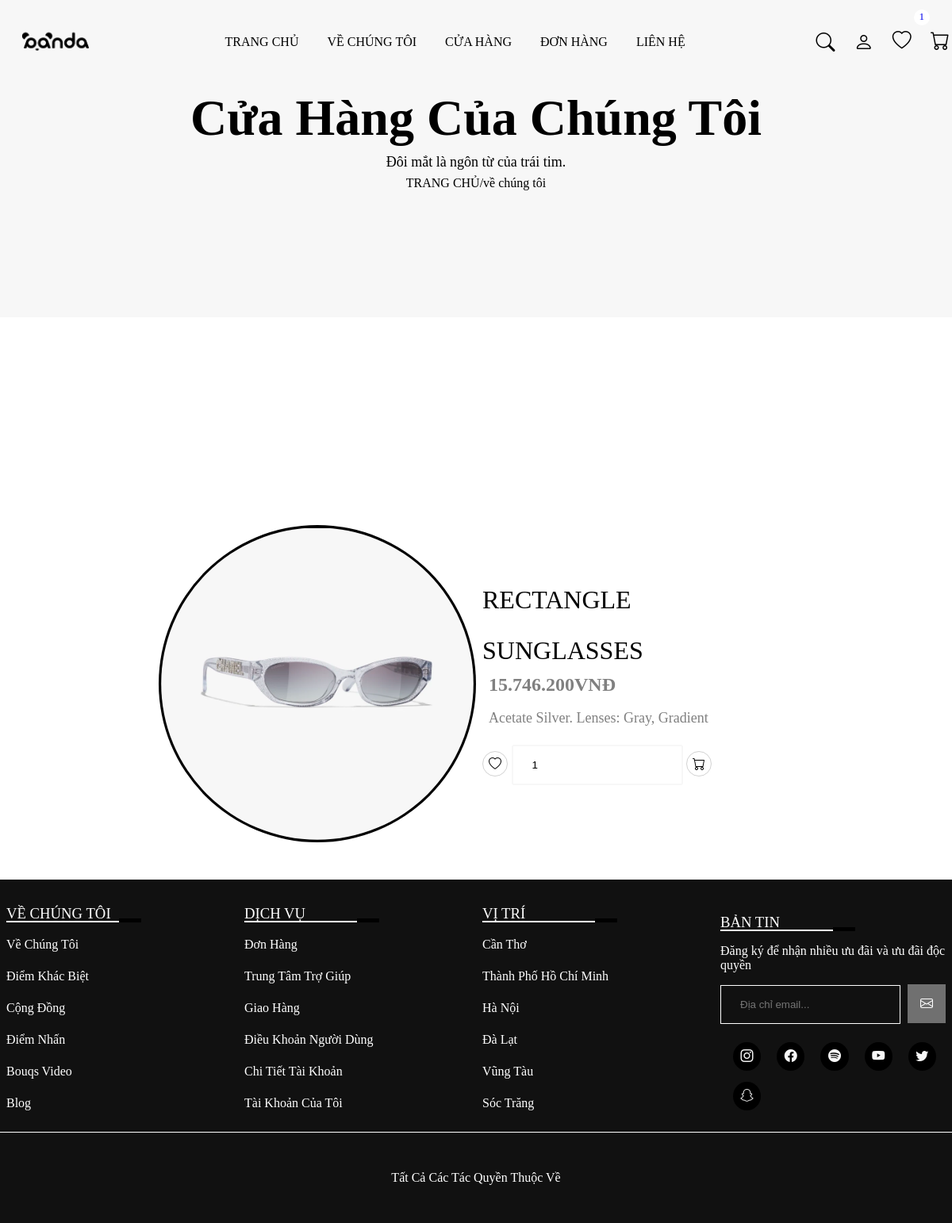
Page /view_page.php?pid=43 (signed in) on the committed database.
### tables this page shows
CREATE TABLE `products` (
  `id` int(255) NOT NULL,
  `name` varchar(255) NOT NULL,
  `price` float NOT NULL,
  `product_detail` varchar(1000) NOT NULL,
  `image` varchar(255) NOT NULL,
  `status` varchar(50) NOT NULL DEFAULT 'Đang hoạt động',
  `brands` varchar(255) NOT NULL,
  `categories` varchar(255) NOT NULL
);

### view_page.php (the view, shortened to what this page needs)
<?php
    include 'connection.php';
?>
<!DOCTYPE html>
<html lang="en">
<head>
    <link rel="stylesheet" href="https://cdn.jsdelivr.net/npm/bootstrap-icons@1.9.1/font/bootstrap-icons.css">
    <link rel="stylesheet" href="https://cdnjs.cloudflare.com/ajax/libs/slick-carousel/1.9.0/slick-theme.min.css" />
    <link rel="stylesheet" href="https://cdnjs.cloudflare.com/ajax/libs/slick-carousel/1.9.0/slick.min.css" />
    <link rel="stylesheet" type="text/css" href="main.css?v=1.1 <?php echo time();?>">
</head>
<body>
    <?php include 'header.php'?>
    <div class="banner">
        <div class="detail">
            <h1>Cửa hàng của chúng tôi</h1>
            <p>Đôi mắt là ngôn từ của trái tim.</p>
            <a href="index.php">Trang chủ</a><span>/về chúng tôi</span>
        </div>
    </div>
    <div class="line"></div>
    <section class="view_page">
            <?php
                if(isset($_GET['pid'])){
                    $pid = $_GET['pid'];
                    $select_products = mysqli_query($conn, "SELECT * FROM `products` WHERE id = '$pid'") or die('query failed');
                    if(mysqli_num_rows($select_products)>0){
                        while($fetch_products = mysqli_fetch_assoc($select_products)){
            ?>
            <form method="post" class="row">
                <img class="image" src="image/<?php echo $fetch_products['image']; ?>">
                <div class="detail">
                    <div class="name"><?php echo $fetch_products['name']; ?></div>
                    <div class="price"><?php echo number_format($fetch_products['price'], 0, '.', '.'); ?>VNĐ</div>
                    <div class="detail"><?php echo $fetch_products['product_detail']; ?></div>
                    <div class="icon">
                        <button type="submit" name="add_to_wishlist" class="bi bi-heart"></button>
                        <input type="number" name="product_quantity" value="1" min="0" class="quantity">
                        <button type="submit" name="add_to_cart" class="bi bi-cart"></button>
                    </div>
                </div>
            </form>
            <?php
                        }
                    }
                }
            ?>
    </section>
    <?php include 'footer.php'?>
</body>
</html>

### main.css (style rules this page uses)
* { margin: 0; padding: 0; box-sizing: border-box; }
:root { --box-shadow: 0px 0px 0px 6px rgb(255 255 255/40%); --orange: #f7f7f7; }
a { text-decoration: none; }
.line, .line4 { width: 100%; height: 100px; margin-top: -3.6rem; }
.line { margin-bottom: 10rem; }
input, button, select, textarea { outline: none; border :1px solid #55555544; background: transparent; width: 100%; padding: 1rem 1.5rem; border-radius: 10px; margin: 1rem 0; }
button { cursor: pointer; }
.row { display: grid; grid-template-columns: repeat(auto-fit, minmax(25rem, 1rem)); justify-content: center; align-items: center; }
.banner { background: var(--orange); width: 100%; height: 50vh; position: relative; z-index: 1; }
.banner::before { position: absolute; content: ''; bottom: -18%; right: 0; width: 316px; height: 245px; background-size: 316px; }
.banner .detail { padding: 7rem 0; text-align: center; z-index: 200; justify-content: center; }
.banner .detail h1 { font-size: 4rem; color: #000; text-transform: capitalize; }
.banner .detail p { font-size: 18px; line-height: 2; }
.banner .detail a { text-transform: uppercase; color: #000; }
.banner .detail span { color: #000; }
.testimonial-fluid::after, .project::after, .banner::after { content: ''; background-image: url(''); position: absolute; background-repeat: no-repeat; bottom: -120px; width: 330px; height: 226px; right: 0%; background-size: 330px; z-index: 1; }
.name { padding-top: 0.3rem; }
.price { color: #000; position: absolute; text-align: 5%; left: 5%; top: 5%; font-weight: bold; font-size: 1rem; padding-left: 1rem; padding-top: .2rem; padding-right: .2rem; }
.view_page { padding: 5% 8%; }
.view_page form { display: grid; grid-template-columns: repeat(autofit, minmax(35px, 1fr)); justify-content: center; align-items: center; }
.view_page form img { width: 100%; height: 100%; padding: .2rem; border-radius: 50%; background: #000; }
.view_page form .name { font-size: 2rem; margin-bottom: -1rem; text-transform: capitalize; color: #000; }
.view_page form .detail, .view_page form .price { font-size: 18px; color: gray; line-height: 2; margin-right: 2rem; padding-left: .5rem; }
.view_page form .price { font-size: 24px; position: relative; left: 0; }
.view_page form .quantity { width: 60%; box-shadow: none; border: 2px solid var(--orange); border-radius: 3px; margin-top: 1rem; }
.view_page button { background: transparent; outline: none; color: #000; margin-top: 1rem; cursor: pointer; width: 2rem; height: 2rem; padding: 0; border-radius: 50%; font-size: 1rem; }

### rows in the picture
products: image (picture), name "RECTANGLE SUNGLASSES", price "15.746.200", product_detail "Acetate Silver. Lenses: Gray, Gradient"

### other values in the picture
$wishlist_num_rows "1"
